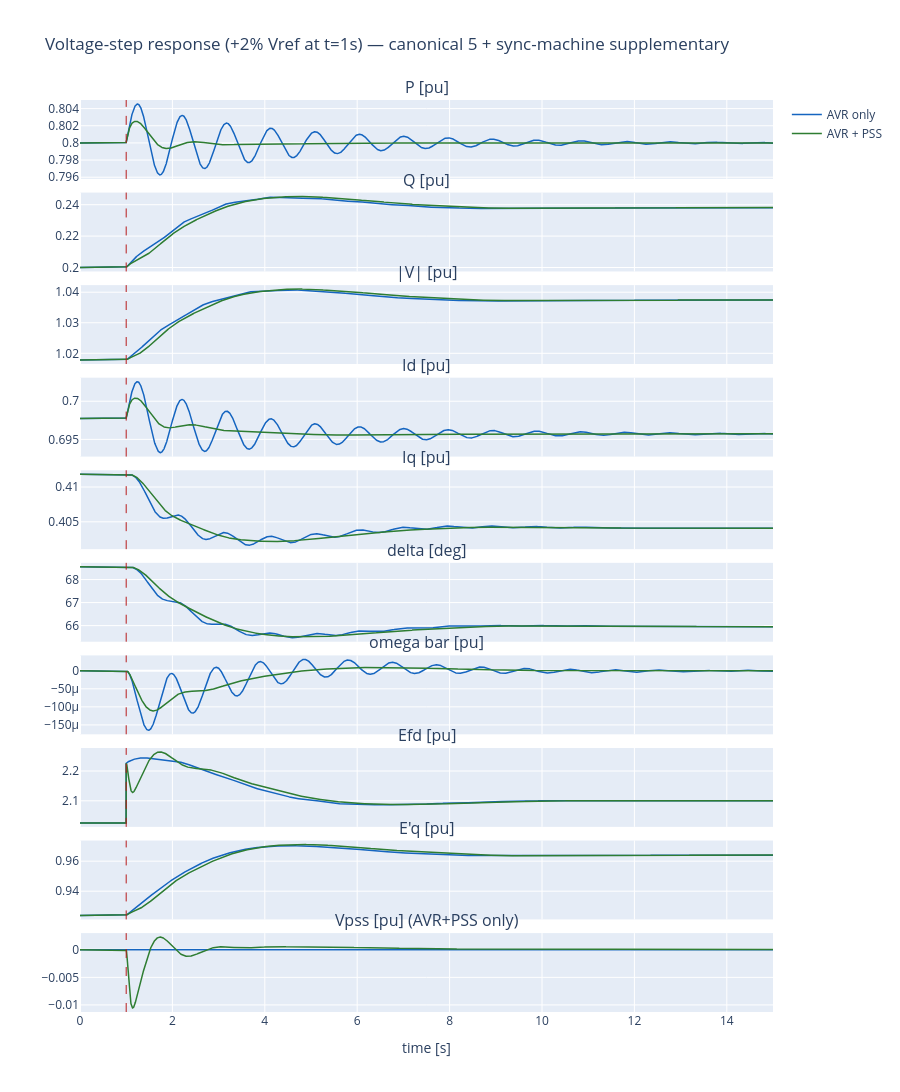

Write notebook code for a chart like this one.
### Markdown cell above
## 8. Headline plot 1 (small signal: voltage step) — voltage-step response with and without PSS

Before the large-signal fault test, check what the PSS does to the
small-signal voltage step.  Bump `Vref` by +2 % at t = 1 s and watch
two runs in parallel:

- **AVR alone** (Phase 2.1's response, TGR-tuned).
- **AVR + PSS** (this phase).

The expected result: the PSS makes the step response *quieter*, not
slower.  The PSS senses any rotor wobble that the step kicks up
and adds damping torque, so any residual oscillation on `|V_t|`,
`E_fd`, `E'_q` decays faster.  But the *settling* (the slow drift
toward the new equilibrium) is dominated by `T'_d0 = 8 s` and is
unaffected — the PSS only acts on $\Delta\omega$, not on $V_c$
directly.

### Code cell
# AVR-only voltage step (Phase 2.1 baseline).
g1 = GENROU(D=3.0); a1 = ST1A()
g1.initialise(V1, S); a1.initialise(V1, S, Efd_init=g1.params['Efd'])
Vref0 = a1.params['Vref']
g_avr_step = GENROU(D=3.0); a_avr_step = ST1A()
bumped_a = [False]
def step_avr(t, h, _):
    if t >= 1.0 and not bumped_a[0]:
        a_avr_step.params['Vref'] = a_avr_step.params['Vref'] + 0.02
        bumped_a[0] = True
r_step_avr = run_smib_genrou_avr(g_avr_step, a_avr_step, n,
                                 t_end=15.0, h=2e-3, scenarios=[step_avr],
                                 init_V=V1, init_S=S)

# AVR + PSS voltage step.
g_pss_step = GENROU(D=3.0); a_pss_step = ST1A(); p_pss_step = PSS1A()
bumped_p = [False]
def step_pss(t, h, _):
    if t >= 1.0 and not bumped_p[0]:
        a_pss_step.params['Vref'] = a_pss_step.params['Vref'] + 0.02
        bumped_p[0] = True
r_step_pss = run_smib_genrou_avr_pss(g_pss_step, a_pss_step, p_pss_step, n,
                                      t_end=15.0, h=2e-3, scenarios=[step_pss],
                                      init_V=V1, init_S=S)

# Standard-plots rule: every scenario shows the canonical 5
# (P, Q, |V|, Id, Iq), plus supplementary synchronous-machine traces
# (delta, omega, Efd, E'q) and the Phase 2.2 specific Vpss.
panels = [
    ('P [pu]',        lambda r: r.traces['P']),
    ('Q [pu]',        lambda r: r.traces['Q']),
    ('|V| [pu]',      lambda r: r.traces['|V|']),
    ('Id [pu]',       lambda r: r.traces['Id']),
    ('Iq [pu]',       lambda r: r.traces['Iq']),
    ('delta [deg]',   lambda r: np.degrees(r.traces['delta'])),
    ('omega bar [pu]', lambda r: r.traces['omega']),
    ('Efd [pu]',      lambda r: r.traces['Efd']),
    ("E'q [pu]",      lambda r: r.traces['Eqp']),
    ('Vpss [pu] (AVR+PSS only)', lambda r: r.traces.get('Vpss', np.zeros_like(r.t))),
]
fig = make_subplots(rows=len(panels), cols=1, shared_xaxes=True,
                    vertical_spacing=0.015,
                    subplot_titles=[p[0] for p in panels])
for i, (lbl, fn) in enumerate(panels, start=1):
    fig.add_trace(go.Scatter(x=r_step_avr.t, y=fn(r_step_avr), name='AVR only',
                             line=dict(color='#1565C0', width=1.5),
                             showlegend=(i==1)), row=i, col=1)
    fig.add_trace(go.Scatter(x=r_step_pss.t, y=fn(r_step_pss), name='AVR + PSS',
                             line=dict(color='#2E7D32', width=1.5),
                             showlegend=(i==1)), row=i, col=1)
    fig.add_vline(x=1.0, line=dict(color='#B71C1C', dash='dash', width=1),
                  row=i, col=1)
fig.update_xaxes(title_text='time [s]', row=len(panels), col=1)
fig.update_layout(height=140*len(panels), width=900,
                  title='Voltage-step response (+2% Vref at t=1s) — canonical 5 + sync-machine supplementary')
fig.show()

# Headlines — compare the step's residual oscillation.
def ringing_pp(r, t0=3.0, t1=12.0, signal='omega'):
    arr = r.traces[signal]
    win = arr[int(r.t.searchsorted(t0)):int(r.t.searchsorted(t1))]
    return float(win.max() - win.min())

print('Residual rotor-slip oscillation (3-12s window):')
print(f"  AVR only :   {ringing_pp(r_step_avr)*1e6:>7.2f} ppm peak-to-peak")
print(f"  AVR + PSS:   {ringing_pp(r_step_pss)*1e6:>7.2f} ppm peak-to-peak")
print()
print('|V_t| settling:')
print(f"  Pre-step      : {r_step_avr.traces['|V|'][int(r_step_avr.t.searchsorted(0.99))]:.4f}")
print(f"  Final (t=15s) AVR only: {r_step_avr.traces['|V|'][-1]:.4f}")
print(f"  Final (t=15s) AVR+PSS : {r_step_pss.traces['|V|'][-1]:.4f}")
print(f"  (small-signal steady state should match — PSS is zero in steady state)")
print()
print('Peak Efd during step:')
print(f"  AVR only :   {r_step_avr.traces['Efd'][int(r_step_avr.t.searchsorted(1.0)):].max():.4f} pu")
print(f"  AVR + PSS:   {r_step_pss.traces['Efd'][int(r_step_pss.t.searchsorted(1.0)):].max():.4f} pu")
print(f"  Peak |Vpss| during step: {np.abs(r_step_pss.traces['Vpss']).max():.4f} pu  (limit ±0.10)")

### Figure 1 — Plotly figure (JSON) as saved in the notebook; plotly's stock layout.template omitted (floating-point values rounded to 4 significant figures; data arrays with more than 128 entries replaced by an {"elided": "..."} marker saying what was removed)
{"data": [{"line": {"color": "#1565C0", "width": 1.5}, "name": "AVR only", "showlegend": true, "type": "scatter", "x": {"elided": "7501 float values"}, "xaxis": "x", "y": {"elided": "7501 float values"}, "yaxis": "y"}, {"line": {"color": "#2E7D32", "width": 1.5}, "name": "AVR + PSS", "showlegend": true, "type": "scatter", "x": {"elided": "7501 float values"}, "xaxis": "x", "y": {"elided": "7501 float values"}, "yaxis": "y"}, {"line": {"color": "#1565C0", "width": 1.5}, "name": "AVR only", "showlegend": false, "type": "scatter", "x": {"elided": "7501 float values"}, "xaxis": "x2", "y": {"elided": "7501 float values"}, "yaxis": "y2"}, {"line": {"color": "#2E7D32", "width": 1.5}, "name": "AVR + PSS", "showlegend": false, "type": "scatter", "x": {"elided": "7501 float values"}, "xaxis": "x2", "y": {"elided": "7501 float values"}, "yaxis": "y2"}, {"line": {"color": "#1565C0", "width": 1.5}, "name": "AVR only", "showlegend": false, "type": "scatter", "x": {"elided": "7501 float values"}, "xaxis": "x3", "y": {"elided": "7501 float values"}, "yaxis": "y3"}, {"line": {"color": "#2E7D32", "width": 1.5}, "name": "AVR + PSS", "showlegend": false, "type": "scatter", "x": {"elided": "7501 float values"}, "xaxis": "x3", "y": {"elided": "7501 float values"}, "yaxis": "y3"}, {"line": {"color": "#1565C0", "width": 1.5}, "name": "AVR only", "showlegend": false, "type": "scatter", "x": {"elided": "7501 float values"}, "xaxis": "x4", "y": {"elided": "7501 float values"}, "yaxis": "y4"}, {"line": {"color": "#2E7D32", "width": 1.5}, "name": "AVR + PSS", "showlegend": false, "type": "scatter", "x": {"elided": "7501 float values"}, "xaxis": "x4", "y": {"elided": "7501 float values"}, "yaxis": "y4"}, {"line": {"color": "#1565C0", "width": 1.5}, "name": "AVR only", "showlegend": false, "type": "scatter", "x": {"elided": "7501 float values"}, "xaxis": "x5", "y": {"elided": "7501 float values"}, "yaxis": "y5"}, {"line": {"color": "#2E7D32", "width": 1.5}, "name": "AVR + PSS", "showlegend": false, "type": "scatter", "x": {"elided": "7501 float values"}, "xaxis": "x5", "y": {"elided": "7501 float values"}, "yaxis": "y5"}, {"line": {"color": "#1565C0", "width": 1.5}, "name": "AVR only", "showlegend": false, "type": "scatter", "x": {"elided": "7501 float values"}, "xaxis": "x6", "y": {"elided": "7501 float values"}, "yaxis": "y6"}, {"line": {"color": "#2E7D32", "width": 1.5}, "name": "AVR + PSS", "showlegend": false, "type": "scatter", "x": {"elided": "7501 float values"}, "xaxis": "x6", "y": {"elided": "7501 float values"}, "yaxis": "y6"}, {"line": {"color": "#1565C0", "width": 1.5}, "name": "AVR only", "showlegend": false, "type": "scatter", "x": {"elided": "7501 float values"}, "xaxis": "x7", "y": {"elided": "7501 float values"}, "yaxis": "y7"}, {"line": {"color": "#2E7D32", "width": 1.5}, "name": "AVR + PSS", "showlegend": false, "type": "scatter", "x": {"elided": "7501 float values"}, "xaxis": "x7", "y": {"elided": "7501 float values"}, "yaxis": "y7"}, {"line": {"color": "#1565C0", "width": 1.5}, "name": "AVR only", "showlegend": false, "type": "scatter", "x": {"elided": "7501 float values"}, "xaxis": "x8", "y": {"elided": "7501 float values"}, "yaxis": "y8"}, {"line": {"color": "#2E7D32", "width": 1.5}, "name": "AVR + PSS", "showlegend": false, "type": "scatter", "x": {"elided": "7501 float values"}, "xaxis": "x8", "y": {"elided": "7501 float values"}, "yaxis": "y8"}, {"line": {"color": "#1565C0", "width": 1.5}, "name": "AVR only", "showlegend": false, "type": "scatter", "x": {"elided": "7501 float values"}, "xaxis": "x9", "y": {"elided": "7501 float values"}, "yaxis": "y9"}, {"line": {"color": "#2E7D32", "width": 1.5}, "name": "AVR + PSS", "showlegend": false, "type": "scatter", "x": {"elided": "7501 float values"}, "xaxis": "x9", "y": {"elided": "7501 float values"}, "yaxis": "y9"}, {"line": {"color": "#1565C0", "width": 1.5}, "name": "AVR only", "showlegend": false, "type": "scatter", "x": {"elided": "7501 float values"}, "xaxis": "x10", "y": {"elided": "7501 float values"}, "yaxis": "y10"}, {"line": {"color": "#2E7D32", "width": 1.5}, "name": "AVR + PSS", "showlegend": false, "type": "scatter", "x": {"elided": "7501 float values"}, "xaxis": "x10", "y": {"elided": "7501 float values"}, "yaxis": "y10"}], "layout": {"annotations": [{"font": {"size": 16}, "showarrow": false, "text": "P [pu]", "x": 0.5, "xanchor": "center", "xref": "paper", "y": 1.0, "yanchor": "bottom", "yref": "paper"}, {"font": {"size": 16}, "showarrow": false, "text": "Q [pu]", "x": 0.5, "xanchor": "center", "xref": "paper", "y": 0.8985, "yanchor": "bottom", "yref": "paper"}, {"font": {"size": 16}, "showarrow": false, "text": "|V| [pu]", "x": 0.5, "xanchor": "center", "xref": "paper", "y": 0.797, "yanchor": "bottom", "yref": "paper"}, {"font": {"size": 16}, "showarrow": false, "text": "Id [pu]", "x": 0.5, "xanchor": "center", "xref": "paper", "y": 0.6955, "yanchor": "bottom", "yref": "paper"}, {"font": {"size": 16}, "showarrow": false, "text": "Iq [pu]", "x": 0.5, "xanchor": "center", "xref": "paper", "y": 0.594, "yanchor": "bottom", "yref": "paper"}, {"font": {"size": 16}, "showarrow": false, "text": "delta [deg]", "x": 0.5, "xanchor": "center", "xref": "paper", "y": 0.4925, "yanchor": "bottom", "yref": "paper"}, {"font": {"size": 16}, "showarrow": false, "text": "omega bar [pu]", "x": 0.5, "xanchor": "center", "xref": "paper", "y": 0.391, "yanchor": "bottom", "yref": "paper"}, {"font": {"size": 16}, "showarrow": false, "text": "Efd [pu]", "x": 0.5, "xanchor": "center", "xref": "paper", "y": 0.2895, "yanchor": "bottom", "yref": "paper"}, {"font": {"size": 16}, "showarrow": false, "text": "E'q [pu]", "x": 0.5, "xanchor": "center", "xref": "paper", "y": 0.188, "yanchor": "bottom", "yref": "paper"}, {"font": {"size": 16}, "showarrow": false, "text": "Vpss [pu] (AVR+PSS only)", "x": 0.5, "xanchor": "center", "xref": "paper", "y": 0.0865, "yanchor": "bottom", "yref": "paper"}], "height": 1400, "shapes": [{"line": {"color": "#B71C1C", "dash": "dash", "width": 1}, "type": "line", "x0": 1.0, "x1": 1.0, "xref": "x", "y0": 0, "y1": 1, "yref": "y domain"}, {"line": {"color": "#B71C1C", "dash": "dash", "width": 1}, "type": "line", "x0": 1.0, "x1": 1.0, "xref": "x2", "y0": 0, "y1": 1, "yref": "y2 domain"}, {"line": {"color": "#B71C1C", "dash": "dash", "width": 1}, "type": "line", "x0": 1.0, "x1": 1.0, "xref": "x3", "y0": 0, "y1": 1, "yref": "y3 domain"}, {"line": {"color": "#B71C1C", "dash": "dash", "width": 1}, "type": "line", "x0": 1.0, "x1": 1.0, "xref": "x4", "y0": 0, "y1": 1, "yref": "y4 domain"}, {"line": {"color": "#B71C1C", "dash": "dash", "width": 1}, "type": "line", "x0": 1.0, "x1": 1.0, "xref": "x5", "y0": 0, "y1": 1, "yref": "y5 domain"}, {"line": {"color": "#B71C1C", "dash": "dash", "width": 1}, "type": "line", "x0": 1.0, "x1": 1.0, "xref": "x6", "y0": 0, "y1": 1, "yref": "y6 domain"}, {"line": {"color": "#B71C1C", "dash": "dash", "width": 1}, "type": "line", "x0": 1.0, "x1": 1.0, "xref": "x7", "y0": 0, "y1": 1, "yref": "y7 domain"}, {"line": {"color": "#B71C1C", "dash": "dash", "width": 1}, "type": "line", "x0": 1.0, "x1": 1.0, "xref": "x8", "y0": 0, "y1": 1, "yref": "y8 domain"}, {"line": {"color": "#B71C1C", "dash": "dash", "width": 1}, "type": "line", "x0": 1.0, "x1": 1.0, "xref": "x9", "y0": 0, "y1": 1, "yref": "y9 domain"}, {"line": {"color": "#B71C1C", "dash": "dash", "width": 1}, "type": "line", "x0": 1.0, "x1": 1.0, "xref": "x10", "y0": 0, "y1": 1, "yref": "y10 domain"}], "title": {"text": "Voltage-step response (+2% Vref at t=1s) — canonical 5 + sync-machine supplementary"}, "width": 900, "xaxis": {"anchor": "y", "domain": [0.0, 1.0], "matches": "x10", "showticklabels": false}, "xaxis10": {"anchor": "y10", "domain": [0.0, 1.0], "title": {"text": "time [s]"}}, "xaxis2": {"anchor": "y2", "domain": [0.0, 1.0], "matches": "x10", "showticklabels": false}, "xaxis3": {"anchor": "y3", "domain": [0.0, 1.0], "matches": "x10", "showticklabels": false}, "xaxis4": {"anchor": "y4", "domain": [0.0, 1.0], "matches": "x10", "showticklabels": false}, "xaxis5": {"anchor": "y5", "domain": [0.0, 1.0], "matches": "x10", "showticklabels": false}, "xaxis6": {"anchor": "y6", "domain": [0.0, 1.0], "matches": "x10", "showticklabels": false}, "xaxis7": {"anchor": "y7", "domain": [0.0, 1.0], "matches": "x10", "showticklabels": false}, "xaxis8": {"anchor": "y8", "domain": [0.0, 1.0], "matches": "x10", "showticklabels": false}, "xaxis9": {"anchor": "y9", "domain": [0.0, 1.0], "matches": "x10", "showticklabels": false}, "yaxis": {"anchor": "x", "domain": [0.9135, 1.0]}, "yaxis10": {"anchor": "x10", "domain": [0.0, 0.0865]}, "yaxis2": {"anchor": "x2", "domain": [0.812, 0.8985]}, "yaxis3": {"anchor": "x3", "domain": [0.7105, 0.797]}, "yaxis4": {"anchor": "x4", "domain": [0.609, 0.6955]}, "yaxis5": {"anchor": "x5", "domain": [0.5075, 0.594]}, "yaxis6": {"anchor": "x6", "domain": [0.406, 0.4925]}, "yaxis7": {"anchor": "x7", "domain": [0.3045, 0.391]}, "yaxis8": {"anchor": "x8", "domain": [0.203, 0.2895]}, "yaxis9": {"anchor": "x9", "domain": [0.1015, 0.188]}}}
